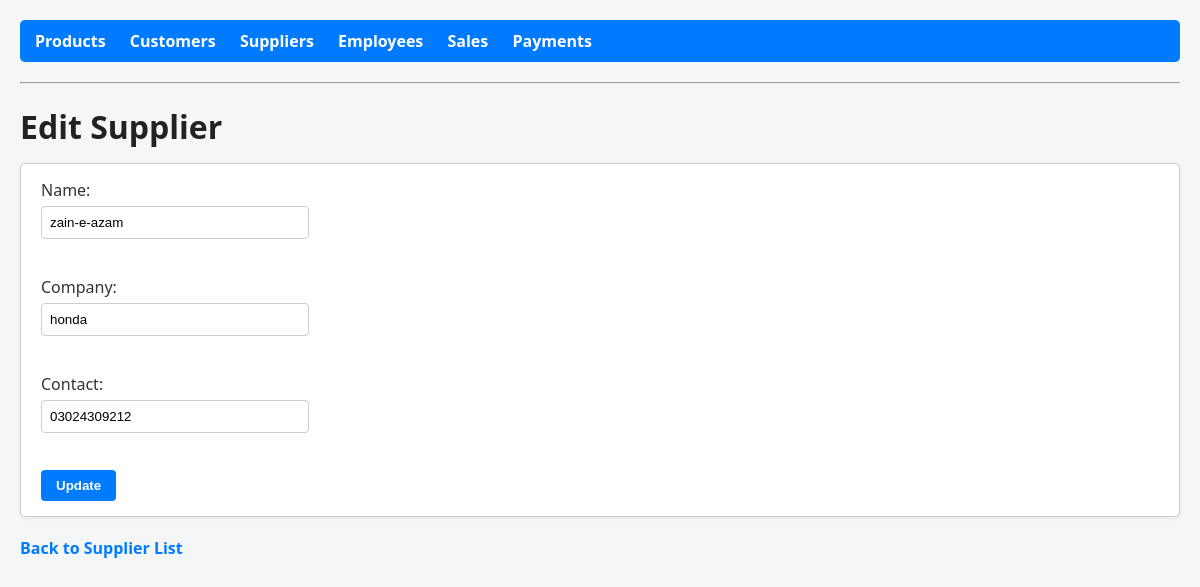
Screenshot of /edit-supplier/2 with the database file from the repository.
### tables this page shows
CREATE TABLE Supplier (
    SupplierID INTEGER PRIMARY KEY AUTOINCREMENT,
    Name TEXT NOT NULL,
    Company TEXT,
    Contact TEXT
);

### app.py (the view, shortened to what this page needs)
@app.route('/edit-supplier/<int:id>', methods=['GET', 'POST'])
def edit_supplier(id):
    conn = get_db_connection()
    supplier = conn.execute('SELECT * FROM Supplier WHERE SupplierID = ?', (id,)).fetchone()
    conn.close()
    return render_template('edit_supplier.html', supplier=supplier)

### app.py (called while the page is built)
def get_db_connection():
    conn = sqlite3.connect(DB)
    conn.row_factory = sqlite3.Row
    return conn

### templates/edit_supplier.html (shortened to what this page needs)
<!DOCTYPE html>
<html>
<head>
    <link rel="stylesheet" href="{{ url_for('static', filename='style.css') }}">
</head>
<body>
    <nav class="navbar">
    <a href="{{ url_for('index') }}">Products</a>
    <a href="{{ url_for('customers') }}">Customers</a>
    <a href="{{ url_for('suppliers') }}">Suppliers</a>
    <a href="{{ url_for('employees') }}">Employees</a>
    <a href="{{ url_for('sales') }}">Sales</a>
    <a href="{{ url_for('payments') }}">Payments</a>
</nav>
<hr>
    <h1>Edit Supplier</h1>
    <form method="POST">
        Name: <input type="text" name="name" value="{{ supplier['Name'] }}" required><br>
        Company: <input type="text" name="company" value="{{ supplier['Company'] }}"><br>
        Contact: <input type="text" name="contact" value="{{ supplier['Contact'] }}"><br>
        <button type="submit">Update</button>
    </form>
    <a href="{{ url_for('suppliers') }}">Back to Supplier List</a>
</body>
</html>

### static/style.css (style rules this page uses)
body { font-family: "Segoe UI", Tahoma, Geneva, Verdana, sans-serif; margin: 20px; background-color: #f4f6f8; color: #333; }
h1, h2, h3 { color: #222; margin-bottom: 15px; }
.navbar { background-color: #007BFF; padding: 10px 15px; border-radius: 5px; margin-bottom: 20px; }
.navbar a { color: white; font-weight: bold; text-decoration: none; margin-right: 20px; }
form { background-color: #fff; padding: 15px 20px; border-radius: 5px; border: 1px solid #ccc; margin-bottom: 20px; box-shadow: 0 2px 5px rgba(0,0,0,0.05); }
form input[type="text"], form input[type="number"], form input[type="date"], form select { padding: 8px; margin: 5px 0 15px 0; width: 250px; border: 1px solid #ccc; border-radius: 4px; display: block; }
form button { padding: 8px 15px; background-color: #007BFF; color: white; border: none; border-radius: 4px; cursor: pointer; font-weight: bold; }
a { text-decoration: none; color: #007BFF; margin-right: 15px; font-weight: bold; }

### rows the page displays
Supplier: name "zain-e-azam", company "honda", contact "03024309212"
